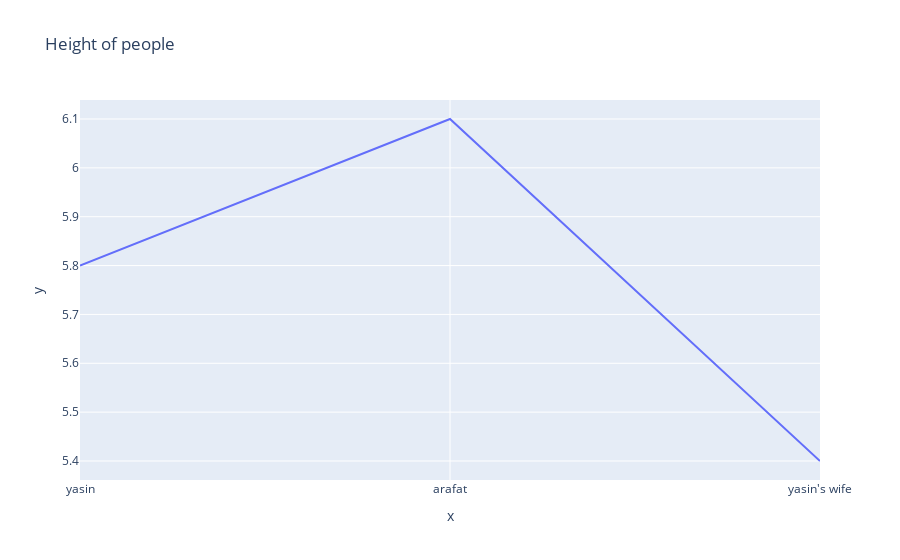

Notebook code for this chart:
### Markdown cell above
<br>

**Difference:**

* **plotly.express (px)** → **High-level**, quick, simple. One line charts.
  *Example:* `px.line(df, x, y)`

* **plotly.graph_objects (go)** → **Low-level**, full control, more customization.
  *Example:* `go.Figure(data=[go.Scatter(...)])`

<br>

### Code cell
names = ["yasin","arafat","yasin's wife"]
height = [5.8,6.1,5.4]


fig = px.line(x=names,y=height,title="Height of people")
fig.show()


# save the file in png format:
fig.write_image("ploly.png")

# save the image as html file:
fig.write_html("barplot.html")

### Figure 1 — Plotly figure (JSON) as saved in the notebook; plotly's stock layout.template omitted (floating-point values rounded to 4 significant figures)
{"data": [{"hovertemplate": "x=%{x}<br>y=%{y}<extra></extra>", "legendgroup": "", "line": {"color": "#636efa", "dash": "solid"}, "marker": {"symbol": "circle"}, "mode": "lines", "name": "", "orientation": "v", "showlegend": false, "type": "scatter", "x": ["yasin", "arafat", "yasin's wife"], "xaxis": "x", "y": [5.8, 6.1, 5.4], "yaxis": "y"}], "layout": {"legend": {"tracegroupgap": 0}, "title": {"text": "Height of people"}, "xaxis": {"anchor": "y", "domain": [0, 1], "title": {"text": "x"}}, "yaxis": {"anchor": "x", "domain": [0, 1], "title": {"text": "y"}}}}
